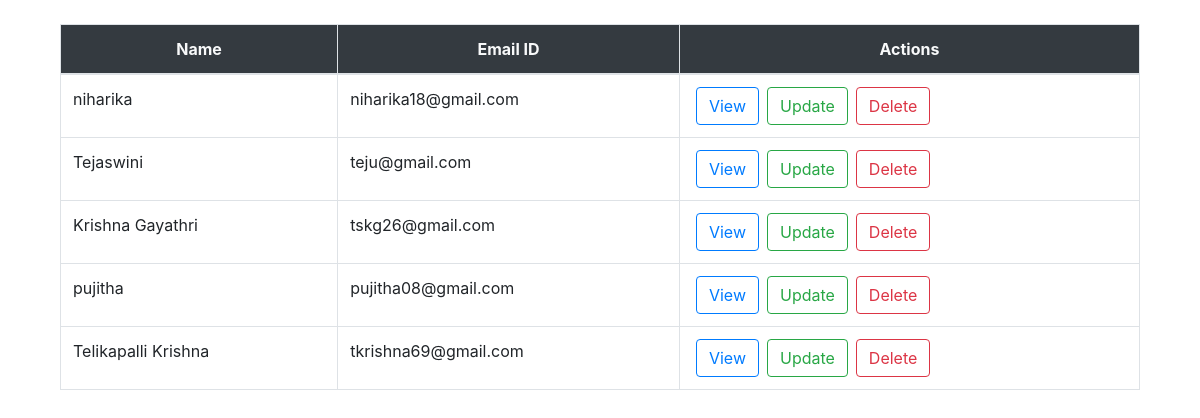
/disp/, run on the app's committed database.
### FirstApp/models.py (models this page shows)
class Register(models.Model):
	name = models.CharField(max_length = 50)
	email = models.EmailField(max_length = 50)

### FirstApp/views.py (the view)
# urls.py: path('disp/',views.disp,name="dt"),
def disp(request):
	data = Register.objects.all()
	return render(request,'html/disp1.html',{'data':data})

### FirstApp/templates/html/disp1.html (shortened to what this page needs)
{% load static %}
<!DOCTYPE html>
<html>
<head>
<link rel="stylesheet" type="text/css" href="{% static 'css/bootstrap.min.css' %}">
<body>
	<div class="container mt-4">
		<div class="col md">
	<table class="table table-bordered table-hover">
		<thead class="bg-dark text-center text-light">
			<th>Name</th>
			<th>Email ID</th>
			<th>Actions</th>
		</thead>
		<tbody>
			{% for row in data %}
			<tr>
				<td>{{row.name}}</td>
				<td>{{row.email}}</td>
				<td><a href="{% url 'sv' row.id %}" class="btn btn-outline-primary mx-1">View</a><a href="{% url 'sup' row.id %}" class="btn btn-outline-success mx-1">Update</a><a href="{% url 'sd' row.id %}" class="btn btn-outline-danger mx-1">Delete</a></td>
			</tr>
			{% endfor %}
		</tbody>
	</table>
</div>
</div>
</body>
</html>

### data on the page
Register: name "niharika", email "niharika18@gmail.com"
Register: name "Tejaswini", email "teju@gmail.com"
Register: name "Krishna Gayathri", email "tskg26@gmail.com"
Register: name "pujitha", email "pujitha08@gmail.com"
Register: name "Telikapalli Krishna", email "tkrishna69@gmail.com"
